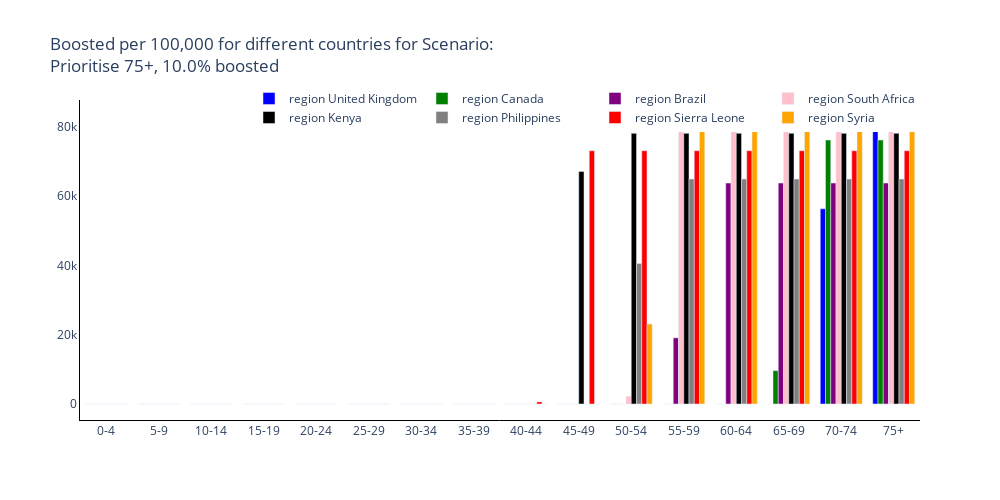
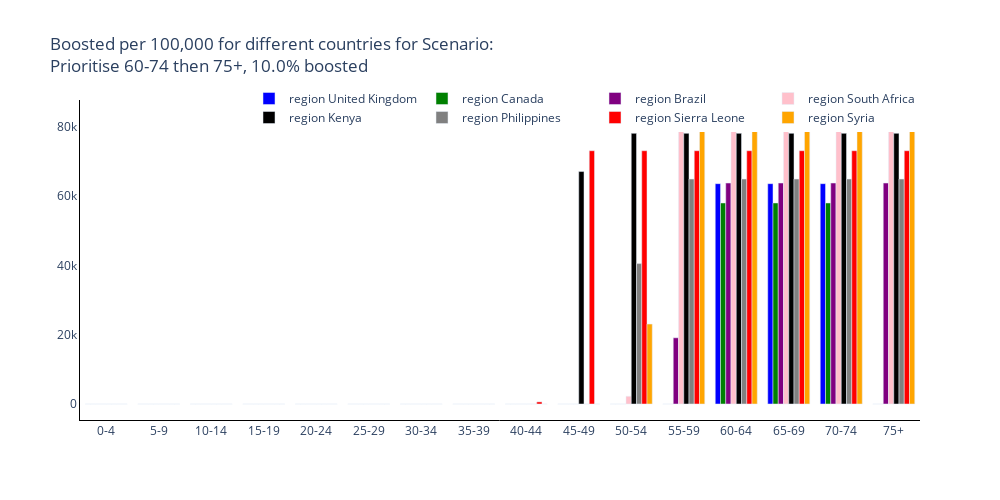
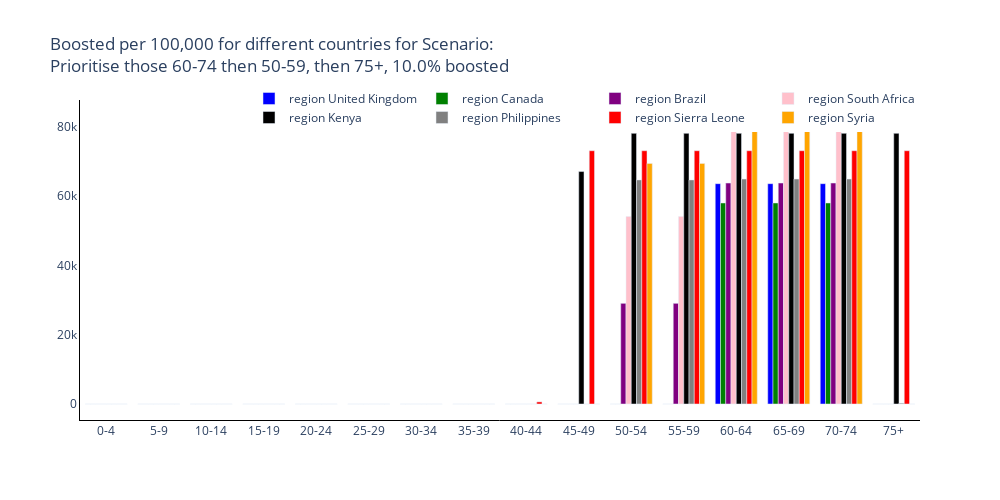

Notebook cell for these charts, in order:
### Code cell
# Trace names - represent the solver used for the simulation
trace_name = ['region {}'.format(r) for r in regions]

# Plot for each region
for s, scenario in enumerate(scenario_names[1:]):
    fig = go.Figure()
    # Plot for each region
    for r, reg in enumerate(regions):
        fig.add_trace(
            go.Bar(
                y=total_boosted_mean[r][s+1, :],
                x=age_groups,
                name=trace_name[r],
                marker_color=colours[r],
            )
        )

    # Add axis labels
    fig.update_layout(
        boxmode='group',
        title='Boosted per 100,000 for different countries for Scenario:<br>{}, {}% boosted'.format(scenario, 100 * scenario_boost_pop_percent[s+1]),
        width=1000,
        height=500,
        plot_bgcolor='white',
        xaxis=dict(linecolor='black'),
        yaxis=dict(linecolor='black'),
        hovermode='x unified',
        legend=dict(
                orientation="h",
                yanchor="bottom",
                y=0.9,
                xanchor="right",
                x=1
            )
        )

    fig.write_image('images/Boosted per Country for Scenario {}.pdf'.format(s+1))
    fig.show()

### Figure 1 — Plotly figure (JSON) as saved in the notebook; plotly's stock layout.template omitted (floating-point values rounded to 4 significant figures)
{"data": [{"marker": {"color": "blue"}, "name": "region United Kingdom", "type": "bar", "x": ["0-4", "5-9", "10-14", "15-19", "20-24", "25-29", "30-34", "35-39", "40-44", "45-49", "50-54", "55-59", "60-64", "65-69", "70-74", "75+"], "y": [0, 0, 0, 0, 0, 0, 0, 0, 0, 0, 0, 0, 0, -1.377e-12, 56330.0, 82810.0]}, {"marker": {"color": "green"}, "name": "region Canada", "type": "bar", "x": ["0-4", "5-9", "10-14", "15-19", "20-24", "25-29", "30-34", "35-39", "40-44", "45-49", "50-54", "55-59", "60-64", "65-69", "70-74", "75+"], "y": [0, 0, 0, 0, 0, 0, 0, 0, 0, 0, 0, 0, -2.271e-13, 9631.0, 76180.0, 76180.0]}, {"marker": {"color": "purple"}, "name": "region Brazil", "type": "bar", "x": ["0-4", "5-9", "10-14", "15-19", "20-24", "25-29", "30-34", "35-39", "40-44", "45-49", "50-54", "55-59", "60-64", "65-69", "70-74", "75+"], "y": [0, 0, 0, 0, 0, 0, 0, 0, 0, 0, 0, 19110.0, 63770.0, 63770.0, 63770.0, 63770.0]}, {"marker": {"color": "pink"}, "name": "region South Africa", "type": "bar", "x": ["0-4", "5-9", "10-14", "15-19", "20-24", "25-29", "30-34", "35-39", "40-44", "45-49", "50-54", "55-59", "60-64", "65-69", "70-74", "75+"], "y": [0, 0, 0, 0, 0, 0, 0, 0, 0, 0, 2221.0, 80630.0, 80630.0, 80630.0, 80630.0, 80630.0]}, {"marker": {"color": "black"}, "name": "region Kenya", "type": "bar", "x": ["0-4", "5-9", "10-14", "15-19", "20-24", "25-29", "30-34", "35-39", "40-44", "45-49", "50-54", "55-59", "60-64", "65-69", "70-74", "75+"], "y": [0, 0, 0, 0, 0, 0, 0, 0, 0, 67090.0, 78110.0, 78110.0, 78110.0, 78110.0, 78110.0, 78110.0]}, {"marker": {"color": "gray"}, "name": "region Philippines", "type": "bar", "x": ["0-4", "5-9", "10-14", "15-19", "20-24", "25-29", "30-34", "35-39", "40-44", "45-49", "50-54", "55-59", "60-64", "65-69", "70-74", "75+"], "y": [0, 0, 0, 0, 0, 0, 0, 0, 0, 1.777e-27, 40530.0, 64930.0, 64930.0, 64930.0, 64930.0, 64930.0]}, {"marker": {"color": "red"}, "name": "region Sierra Leone", "type": "bar", "x": ["0-4", "5-9", "10-14", "15-19", "20-24", "25-29", "30-34", "35-39", "40-44", "45-49", "50-54", "55-59", "60-64", "65-69", "70-74", "75+"], "y": [0, 0, 0, 0, 0, 0, 0, -1.964e-14, 607.3, 73090.0, 73090.0, 73090.0, 73090.0, 73090.0, 73090.0, 73090.0]}, {"marker": {"color": "orange"}, "name": "region Syria", "type": "bar", "x": ["0-4", "5-9", "10-14", "15-19", "20-24", "25-29", "30-34", "35-39", "40-44", "45-49", "50-54", "55-59", "60-64", "65-69", "70-74", "75+"], "y": [0, 0, 0, 0, 0, 0, 0, 0, 0, 0, 23080.0, 83120.0, 83120.0, 83120.0, 83120.0, 83120.0]}], "layout": {"boxmode": "group", "height": 500, "hovermode": "x unified", "legend": {"orientation": "h", "x": 1, "xanchor": "right", "y": 0.9, "yanchor": "bottom"}, "plot_bgcolor": "white", "title": {"text": "Boosted per 100,000 for different countries for Scenario:<br>Prioritise 75+, 10.0% boosted"}, "width": 1000, "xaxis": {"linecolor": "black"}, "yaxis": {"linecolor": "black"}}}

### Figure 2 — Plotly figure (JSON) as saved in the notebook; plotly's stock layout.template omitted (floating-point values rounded to 4 significant figures)
{"data": [{"marker": {"color": "blue"}, "name": "region United Kingdom", "type": "bar", "x": ["0-4", "5-9", "10-14", "15-19", "20-24", "25-29", "30-34", "35-39", "40-44", "45-49", "50-54", "55-59", "60-64", "65-69", "70-74", "75+"], "y": [0, 0, 0, 0, 0, 0, 0, 0, 0, 0, 0, 0, 63590.0, 63590.0, 63590.0, -3.161e-12]}, {"marker": {"color": "green"}, "name": "region Canada", "type": "bar", "x": ["0-4", "5-9", "10-14", "15-19", "20-24", "25-29", "30-34", "35-39", "40-44", "45-49", "50-54", "55-59", "60-64", "65-69", "70-74", "75+"], "y": [0, 0, 0, 0, 0, 0, 0, 0, 0, 0, 0, 0, 58010.0, 58010.0, 58010.0, 0]}, {"marker": {"color": "purple"}, "name": "region Brazil", "type": "bar", "x": ["0-4", "5-9", "10-14", "15-19", "20-24", "25-29", "30-34", "35-39", "40-44", "45-49", "50-54", "55-59", "60-64", "65-69", "70-74", "75+"], "y": [0, 0, 0, 0, 0, 0, 0, 0, 0, 0, 0, 19110.0, 63770.0, 63770.0, 63770.0, 63770.0]}, {"marker": {"color": "pink"}, "name": "region South Africa", "type": "bar", "x": ["0-4", "5-9", "10-14", "15-19", "20-24", "25-29", "30-34", "35-39", "40-44", "45-49", "50-54", "55-59", "60-64", "65-69", "70-74", "75+"], "y": [0, 0, 0, 0, 0, 0, 0, 0, 0, 0, 2221.0, 80630.0, 80630.0, 80630.0, 80630.0, 80630.0]}, {"marker": {"color": "black"}, "name": "region Kenya", "type": "bar", "x": ["0-4", "5-9", "10-14", "15-19", "20-24", "25-29", "30-34", "35-39", "40-44", "45-49", "50-54", "55-59", "60-64", "65-69", "70-74", "75+"], "y": [0, 0, 0, 0, 0, 0, 0, 0, 0, 67090.0, 78110.0, 78110.0, 78110.0, 78110.0, 78110.0, 78110.0]}, {"marker": {"color": "gray"}, "name": "region Philippines", "type": "bar", "x": ["0-4", "5-9", "10-14", "15-19", "20-24", "25-29", "30-34", "35-39", "40-44", "45-49", "50-54", "55-59", "60-64", "65-69", "70-74", "75+"], "y": [0, 0, 0, 0, 0, 0, 0, 0, 0, 8.078e-28, 40530.0, 64930.0, 64930.0, 64930.0, 64930.0, 64930.0]}, {"marker": {"color": "red"}, "name": "region Sierra Leone", "type": "bar", "x": ["0-4", "5-9", "10-14", "15-19", "20-24", "25-29", "30-34", "35-39", "40-44", "45-49", "50-54", "55-59", "60-64", "65-69", "70-74", "75+"], "y": [0, 0, 0, 0, 0, 0, 0, -1.964e-14, 607.3, 73090.0, 73090.0, 73090.0, 73090.0, 73090.0, 73090.0, 73090.0]}, {"marker": {"color": "orange"}, "name": "region Syria", "type": "bar", "x": ["0-4", "5-9", "10-14", "15-19", "20-24", "25-29", "30-34", "35-39", "40-44", "45-49", "50-54", "55-59", "60-64", "65-69", "70-74", "75+"], "y": [0, 0, 0, 0, 0, 0, 0, 0, 0, 0, 23080.0, 83120.0, 83120.0, 83120.0, 83120.0, 83120.0]}], "layout": {"boxmode": "group", "height": 500, "hovermode": "x unified", "legend": {"orientation": "h", "x": 1, "xanchor": "right", "y": 0.9, "yanchor": "bottom"}, "plot_bgcolor": "white", "title": {"text": "Boosted per 100,000 for different countries for Scenario:<br>Prioritise 60-74 then 75+, 10.0% boosted"}, "width": 1000, "xaxis": {"linecolor": "black"}, "yaxis": {"linecolor": "black"}}}

### Figure 3 — Plotly figure (JSON) as saved in the notebook; plotly's stock layout.template omitted (floating-point values rounded to 4 significant figures)
{"data": [{"marker": {"color": "blue"}, "name": "region United Kingdom", "type": "bar", "x": ["0-4", "5-9", "10-14", "15-19", "20-24", "25-29", "30-34", "35-39", "40-44", "45-49", "50-54", "55-59", "60-64", "65-69", "70-74", "75+"], "y": [0, 0, 0, 0, 0, 0, 0, 0, 0, 0, -2.03e-12, -2.03e-12, 63590.0, 63590.0, 63590.0, 0]}, {"marker": {"color": "green"}, "name": "region Canada", "type": "bar", "x": ["0-4", "5-9", "10-14", "15-19", "20-24", "25-29", "30-34", "35-39", "40-44", "45-49", "50-54", "55-59", "60-64", "65-69", "70-74", "75+"], "y": [0, 0, 0, 0, 0, 0, 0, 0, 0, 0, 0, 0, 58010.0, 58010.0, 58010.0, 0]}, {"marker": {"color": "purple"}, "name": "region Brazil", "type": "bar", "x": ["0-4", "5-9", "10-14", "15-19", "20-24", "25-29", "30-34", "35-39", "40-44", "45-49", "50-54", "55-59", "60-64", "65-69", "70-74", "75+"], "y": [0, 0, 0, 0, 0, 0, 0, 0, 0, 0, 29050.0, 29050.0, 63770.0, 63770.0, 63770.0, 0]}, {"marker": {"color": "pink"}, "name": "region South Africa", "type": "bar", "x": ["0-4", "5-9", "10-14", "15-19", "20-24", "25-29", "30-34", "35-39", "40-44", "45-49", "50-54", "55-59", "60-64", "65-69", "70-74", "75+"], "y": [0, 0, 0, 0, 0, 0, 0, 0, 0, 0, 54110.0, 54110.0, 80630.0, 80630.0, 80630.0, 0]}, {"marker": {"color": "black"}, "name": "region Kenya", "type": "bar", "x": ["0-4", "5-9", "10-14", "15-19", "20-24", "25-29", "30-34", "35-39", "40-44", "45-49", "50-54", "55-59", "60-64", "65-69", "70-74", "75+"], "y": [0, 0, 0, 0, 0, 0, 0, 0, 0, 67090.0, 78110.0, 78110.0, 78110.0, 78110.0, 78110.0, 78110.0]}, {"marker": {"color": "gray"}, "name": "region Philippines", "type": "bar", "x": ["0-4", "5-9", "10-14", "15-19", "20-24", "25-29", "30-34", "35-39", "40-44", "45-49", "50-54", "55-59", "60-64", "65-69", "70-74", "75+"], "y": [0, 0, 0, 0, 0, 0, 0, 0, 0, 0, 64670.0, 64670.0, 64930.0, 64930.0, 64930.0, 233.4]}, {"marker": {"color": "red"}, "name": "region Sierra Leone", "type": "bar", "x": ["0-4", "5-9", "10-14", "15-19", "20-24", "25-29", "30-34", "35-39", "40-44", "45-49", "50-54", "55-59", "60-64", "65-69", "70-74", "75+"], "y": [0, 0, 0, 0, 0, 0, 0, 0, 607.3, 73090.0, 73090.0, 73090.0, 73090.0, 73090.0, 73090.0, 73090.0]}, {"marker": {"color": "orange"}, "name": "region Syria", "type": "bar", "x": ["0-4", "5-9", "10-14", "15-19", "20-24", "25-29", "30-34", "35-39", "40-44", "45-49", "50-54", "55-59", "60-64", "65-69", "70-74", "75+"], "y": [0, 0, 0, 0, 0, 0, 0, 0, 0, 0, 69440.0, 69440.0, 83120.0, 83120.0, 83120.0, 0]}], "layout": {"boxmode": "group", "height": 500, "hovermode": "x unified", "legend": {"orientation": "h", "x": 1, "xanchor": "right", "y": 0.9, "yanchor": "bottom"}, "plot_bgcolor": "white", "title": {"text": "Boosted per 100,000 for different countries for Scenario:<br>Prioritise those 60-74 then 50-59, then 75+, 10.0% boosted"}, "width": 1000, "xaxis": {"linecolor": "black"}, "yaxis": {"linecolor": "black"}}}
